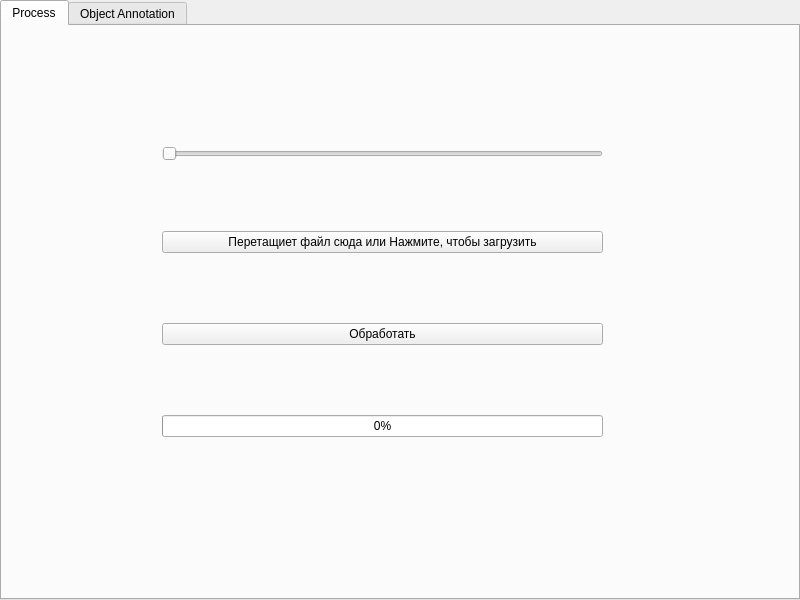
<?xml version="1.0" encoding="UTF-8"?>
<ui version="4.0">
 <class>MainWindow</class>
 <widget class="QMainWindow" name="MainWindow">
  <property name="geometry">
   <rect>
    <x>0</x>
    <y>0</y>
    <width>800</width>
    <height>600</height>
   </rect>
  </property>
  <property name="windowTitle">
   <string>Seal Detection</string>
  </property>
  <widget class="QWidget" name="centralwidget">
   <widget class="QTabWidget" name="main_widget">
    <property name="geometry">
     <rect>
      <x>0</x>
      <y>0</y>
      <width>800</width>
      <height>600</height>
     </rect>
    </property>
    <property name="currentIndex">
     <number>0</number>
    </property>
    <widget class="QWidget" name="tab_process">
     <attribute name="title">
      <string>Process</string>
     </attribute>
     <widget class="QWidget" name="verticalLayoutWidget">
      <property name="geometry">
       <rect>
        <x>160</x>
        <y>70</y>
        <width>441</width>
        <height>391</height>
       </rect>
      </property>
      <layout class="QVBoxLayout" name="verticalLayout">
       <property name="spacing">
        <number>20</number>
       </property>
       <property name="sizeConstraint">
        <enum>QLayout::SetDefaultConstraint</enum>
       </property>
       <item>
        <widget class="QSlider" name="slider_confidence">
         <property name="orientation">
          <enum>Qt::Horizontal</enum>
         </property>
        </widget>
       </item>
       <item>
        <widget class="QPushButton" name="btn_drop_file">
         <property name="text">
          <string>Перетащиет файл сюда или Нажмите, чтобы загрузить</string>
         </property>
        </widget>
       </item>
       <item>
        <widget class="QPushButton" name="btn_submit">
         <property name="text">
          <string>Обработать</string>
         </property>
        </widget>
       </item>
       <item>
        <widget class="QProgressBar" name="progressBar">
         <property name="value">
          <number>0</number>
         </property>
        </widget>
       </item>
      </layout>
     </widget>
    </widget>
    <widget class="QWidget" name="tab_annot">
     <attribute name="title">
      <string>Object Annotation</string>
     </attribute>
     <widget class="QPushButton" name="btn_show_annot">
      <property name="geometry">
       <rect>
        <x>90</x>
        <y>50</y>
        <width>400</width>
        <height>40</height>
       </rect>
      </property>
      <property name="text">
       <string>Показать аннотации</string>
      </property>
     </widget>
     <widget class="QPushButton" name="btn_save_annot">
      <property name="geometry">
       <rect>
        <x>505</x>
        <y>50</y>
        <width>200</width>
        <height>40</height>
       </rect>
      </property>
      <property name="text">
       <string>Скачать аннотации</string>
      </property>
     </widget>
     <widget class="QPushButton" name="btn_prev_img">
      <property name="geometry">
       <rect>
        <x>90</x>
        <y>100</y>
        <width>300</width>
        <height>40</height>
       </rect>
      </property>
      <property name="text">
       <string>Предыдущаю фотография</string>
      </property>
     </widget>
     <widget class="QPushButton" name="btn_next_img">
      <property name="geometry">
       <rect>
        <x>405</x>
        <y>100</y>
        <width>300</width>
        <height>40</height>
       </rect>
      </property>
      <property name="text">
       <string>Следующая фотография</string>
      </property>
     </widget>
     <widget class="QPushButton" name="btn_save_table">
      <property name="geometry">
       <rect>
        <x>90</x>
        <y>150</y>
        <width>620</width>
        <height>40</height>
       </rect>
      </property>
      <property name="text">
       <string>Скачать таблицу</string>
      </property>
     </widget>
     <widget class="QLabel" name="annotator_temp">
      <property name="geometry">
       <rect>
        <x>90</x>
        <y>200</y>
        <width>621</width>
        <height>331</height>
       </rect>
      </property>
      <property name="styleSheet">
       <string notr="true">background-color: rgb(168, 168, 168);</string>
      </property>
      <property name="text">
       <string>Картинка</string>
      </property>
     </widget>
    </widget>
   </widget>
  </widget>
 </widget>
 <resources/>
 <connections/>
</ui>
